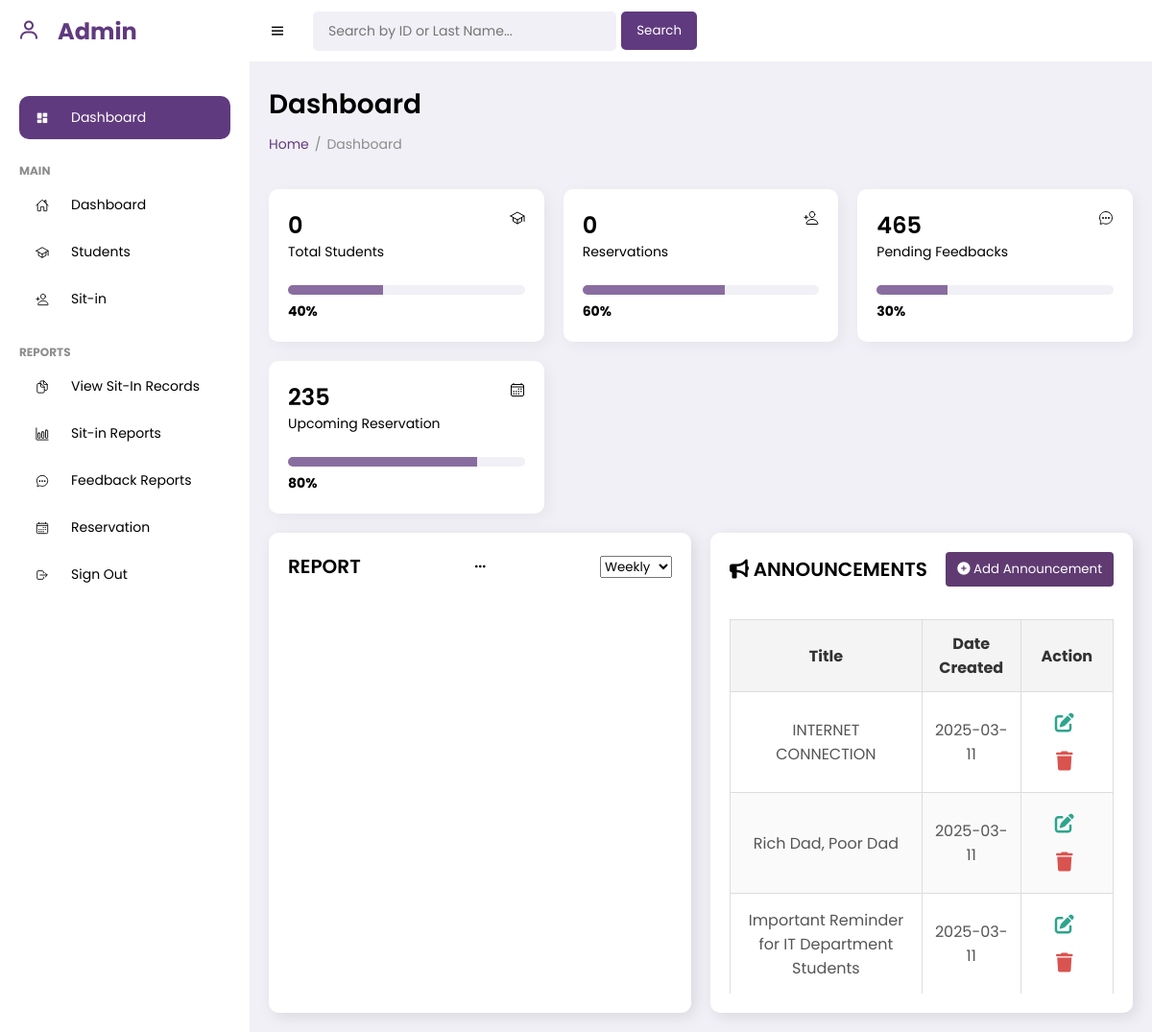
/admin_dashboard (signed in), run on an earlier commit of the app's database.
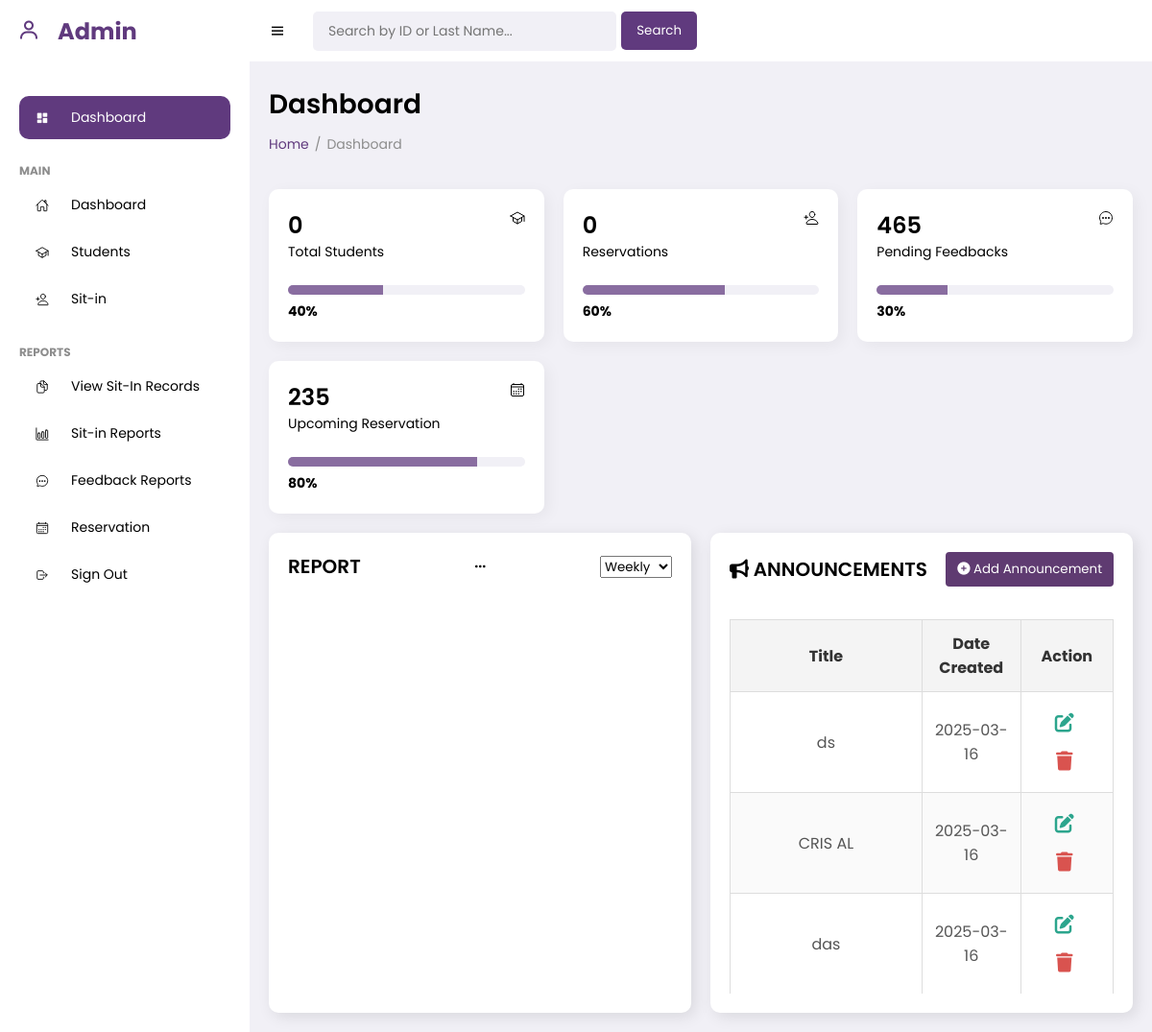
And on a later commit of the database.
### tables this page shows
CREATE TABLE announcements (
    id INTEGER PRIMARY KEY AUTOINCREMENT,
    title TEXT NOT NULL,
    content TEXT NOT NULL,
    date_posted DATETIME);

### app.py (the view)
@app.route("/admin_dashboard")
def admin_dashboard():
    if "user" not in session or not dbhelper.is_admin(session["user"]):
        return redirect("/login")
    announcements = dbhelper.get_announcements()
    return render_template("admin_dashboard.html", announcements=announcements)

### app.py (called while the page is built)
@app.after_request
def disable_cache(response):
    response.headers['Cache-Control'] = 'no-store, no-cache, must-revalidate, post-check=0, pre-check=0'
    response.headers['Pragma'] = 'no-cache'
    response.headers['Expires'] = '0'
    return response

### dbhelper.py (called while the page is built)
def getprocess(sql: str, params: tuple = ()) -> list:
    db = connect(database)
    cursor: object = db.cursor()
    cursor.row_factory = Row
    cursor.execute(sql, params)
    data: list = cursor.fetchall()
    db.close()
    return [dict(row) for row in data]

def is_admin(username: str) -> bool:
    sql = "SELECT is_admin FROM users WHERE username = ?"
    result = getprocess(sql, (username,))
    return result[0]["is_admin"] == 1 if result else False

def get_announcements() -> list:
    sql = "SELECT id, title, content, date_posted FROM announcements ORDER BY date_posted DESC, id DESC"
    announcements = getprocess(sql)
    print(f"Fetched announcements: {announcements}")
    return announcements

### templates/admin_dashboard.html (shortened to what this page needs)
<!DOCTYPE html>
<html lang="en">
<head>
	<link href='https://unpkg.com/boxicons@2.0.9/css/boxicons.min.css' rel='stylesheet'>
    <link rel="stylesheet" href="../static/admin_dashboard.css">
	<link rel="stylesheet" href="https://cdn.datatables.net/1.13.4/css/jquery.dataTables.min.css">
</head>
<body>
	<section id="sidebar">
		<a href="#" class="brand"><i class='bx bx-user icon'></i> Admin </a>
		<ul class="side-menu">
			<li><a href="#" class="active"><i class='bx bxs-dashboard icon' ></i> Dashboard</a></li>
			<li class="divider" data-text="main">Main</li>
			<li>
				<a href="#">
                    <span class="icon">
                        <ion-icon name="home-outline"></ion-icon>
                    </span>
                    <span class="title">Dashboard</span>
                </a>
			</li>
			<li>
                <a href="{{ url_for('admin_students') }}">
                    <span class="icon">
                        <ion-icon name="school-outline"></ion-icon>
                    </span>
                    <span class="title">Students</span>
                </a>
            </li>
			<li>
                <a href="{{ url_for('admin_sit_in') }}">
                    <span class="icon">
                        <ion-icon name="person-add-outline"></ion-icon>
                    </span>
                    <span class="title">Sit-in</span>
                </a>
            </li>
			<li class="divider" data-text="Reports">Reports</li>
			<li>
                <a href="#">
                    <span class="icon">
                        <ion-icon name="documents-outline"></ion-icon>
                    </span>
                    <span class="title">View Sit-In Records</span>
                </a>
            </li>
			<li>
				<a href="#">
                    <span class="icon">
                        <ion-icon name="bar-chart-outline"></ion-icon>
                    </span>
                    <span class="title">Sit-in Reports</span>
                </a>
			</li>
            <li>
                <a href="#">
                    <span class="icon">
                        <ion-icon name="chatbubble-ellipses-outline"></ion-icon>
                    </span>
                    <span class="title">Feedback Reports</span>
                </a>
            </li>
            <li>
                <a href="#">
                    <span class="icon">
                        <ion-icon name="calendar-outline"></ion-icon>
                    </span>
                    <span class="title">Reservation</span>
                </a>
            </li>
            <li>
                <a href="{{ url_for('logout') }}">
                    <span class="icon">
                        <ion-icon name="log-out-outline"></ion-icon>
                    </span>
                    <span class="title">Sign Out</span>
                </a>
            </li>
		</ul>
	</section>
	<section id="content">
		<nav>
			<i class='bx bx-menu toggle-sidebar'></i>
			<form id="searchForm">
				<div class="form-group">
					<input type="text" id="searchInput" placeholder="Search by ID or Last Name...">
					<button type="button" id="searchBtn" class="search-btn">Search</button>
				</div>
			</form>
		</nav>
		<main>
			<h1 class="title">Dashboard</h1>
			<ul class="breadcrumbs">
				<li><a href="#">Home</a></li>
				<li class="divider">/</li>
				<li><a href="#" class="active">Dashboard</a></li>
			</ul>
			<div class="info-data">
				<div class="card">
					<div class="head">
						<div>
							<h2 id="total-students">0</h2>
							<p>Total Students</p>
						</div>
						<div class="iconBx">
							<ion-icon name="school-outline"></ion-icon>
						</div>
					</div>
					<span class="progress" data-value="40%" ></span>
					<span class="label">40%</span>
				</div>
				<div class="card">
					<div class="head">
						<div>
							<h2 id="total-reservations">0</h2>
							<p>Reservations</p>
						</div>
						<div class="iconBx">
							<ion-icon name="person-add-outline"></ion-icon>
						</div>
					</div>
					<span class="progress" data-value="60%" id="reservations-progress"></span>
					<span class="label" id="reservations-label">60%</span>
				</div>
				<div class="card">
					<div class="head">
						<div>
							<h2>465</h2>
							<p>Pending Feedbacks</p>
						</div>
                        <div class="iconBx">
                            <ion-icon name="chatbubble-ellipses-outline"></ion-icon>
                        </div>
					</div>
					<span class="progress" data-value="30%"></span>
					<span class="label">30%</span>
				</div>
				<div class="card">
					<div class="head">
						<div>
							<h2>235</h2>
							<p>Upcoming Reservation</p>
						</div>
                        <div class="iconBx">
                            <ion-icon name="calendar-outline"></ion-icon>
                        </div>
					</div>
					<span class="progress" data-value="80%"></span>
					<span class="label">80%</span>
				</div>
			</div>
			<div class="data">
				<div class="content-data">
					<div class="head">
						<h3>REPORT</h3>
						<div class="menu">
							<i class='bx bx-dots-horizontal-rounded icon'></i>
						</div>
						<select id="timePeriod">
							<option value="weekly">Weekly</option>
						</select>
					</div>
				</div>
				<div class="content-data">
					<div class="head">
						<h3><i class="fas fa-bullhorn"></i> ANNOUNCEMENTS</h3>
						<button id="openModal" class="btn btn-add"><i class="fas fa-plus-circle"></i> Add Announcement</button>
					</div>
					<div id="announcementList" style="max-height: 400px; overflow-y: auto;">
						<table id="announcementTable" class="announcement-table">
							<thead>
								<tr>
									<th style="text-align: center;">Title</th>
									<th style="text-align: center;">Date Created</th>
									<th style="text-align: center;">Action</th>
								</tr>
							</thead>
							<tbody id="announcementBody" style="text-align: center;">
								{% if announcements %}
									{% for ann in announcements %}
										<tr id="announcementRow-{{ ann.id }}"  class="announcement-row" data-id="{{ ann.id }}" data-title="{{ ann.title }}" data-content="{{ ann.content }}"  data-date-posted="{{ ann.date_posted }}" style="text-align: center; cursor: pointer;">
											<td style="text-align: center;">{{ ann.title }}</td>
											<td style="text-align: center;">{{ ann.date_posted[:10] }}</td>
											<td style="text-align: center;">
												<button class="btn-icon edit-btn" onclick="event.stopPropagation();  editAnnouncement('{{ ann.id }}')">
													<i class="fas fa-edit"></i>
												</button>
												<button class="btn-icon delete-btn" onclick="event.stopPropagation(); deleteAnnouncement('{{ ann.id }}')">
													<i class="fas fa-trash"></i>
												</button>
											</td>
										</tr>
									{% endfor %}
								{% else %}
									<tr>
										<td colspan="3">No announcements available.</td>
									</tr>
								{% endif %}
							</tbody>
						</table>
					</div>
				</div>
			</div>
		</main>
	</section>
</body>
</html>

What changed in the data, as far as the page shows it:
no longer on this page (row edited): announcements: title "INTERNET CONNECTION", date_posted "2025-03-11"
no longer on this page (row unchanged): announcements: title "Rich Dad, Poor Dad", date_posted "2025-03-11"
no longer on this page (row unchanged): announcements: title "Important Reminder for IT Department Students", date_posted "2025-03-11"
added announcements: title "ds", date_posted "2025-03-16"
added announcements: title "CRIS AL", date_posted "2025-03-16"
added announcements: title "das", date_posted "2025-03-16"
